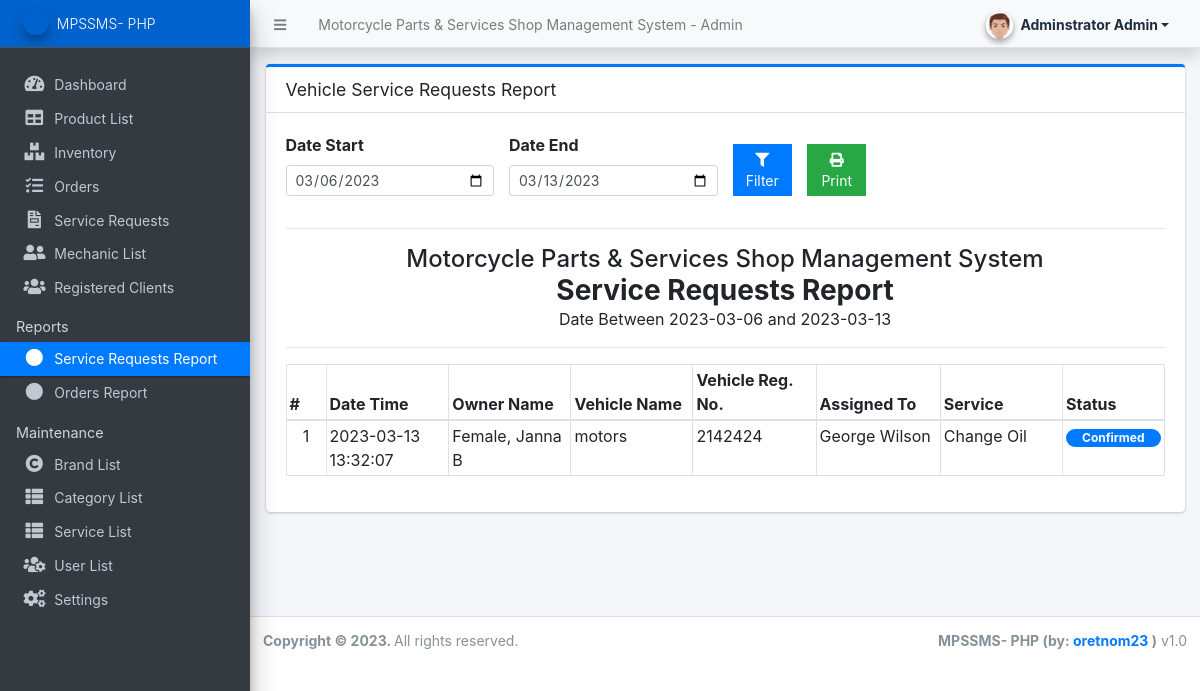
/admin/?page=report/service_requests (signed in), run on the app's committed database.
### tables this page shows
CREATE TABLE `service_list` (
  `id` int(30) NOT NULL,
  `service` text NOT NULL,
  `description` text NOT NULL,
  `status` tinyint(4) NOT NULL DEFAULT 1,
  `delete_flag` tinyint(1) NOT NULL DEFAULT 0,
  `date_created` datetime NOT NULL DEFAULT current_timestamp()
);

CREATE TABLE `service_requests` (
  `id` int(30) NOT NULL,
  `client_id` int(30) NOT NULL,
  `service_type` text NOT NULL,
  `mechanic_id` int(30) DEFAULT NULL,
  `status` tinyint(1) NOT NULL DEFAULT 0,
  `date_created` datetime NOT NULL DEFAULT current_timestamp()
);

### classes/DBConnection.php (called while the page is built, shortened)
<?php
class DBConnection{
    private $host = DB_SERVER;
    private $username = DB_USERNAME;
    private $password = DB_PASSWORD;
    private $database = DB_NAME;
    public $conn;
    public function __construct(){
        if (!isset($this->conn)) {
            $this->conn = new mysqli($this->host, $this->username, $this->password, $this->database);
        }
    }
}
?>

### classes/SystemSettings.php (called while the page is built, shortened)
<?php
class SystemSettings extends DBConnection{
	function info($field=''){
		if(!empty($field)){
			if(isset($_SESSION['system_info'][$field]))
				return $_SESSION['system_info'][$field];
			else
				return false;
		}else{
			return false;
		}
	}
}
$_settings = new SystemSettings();
?>

### admin/report/service_requests.php (the view, shortened to what this page needs)
<?php
$date_start = isset($_GET['date_start']) ? $_GET['date_start'] :  date("Y-m-d",strtotime(date("Y-m-d")." -7 days")) ;
$date_end = isset($_GET['date_end']) ? $_GET['date_end'] :  date("Y-m-d") ;
?>
<div class="card card-primary card-outline">
    <div class="card-header">
        <h5 class="card-title">Vehicle Service Requests Report</h5>
    </div>
    <div class="card-body">
        <form id="filter-form">
            <div class="row align-items-end">
                <div class="form-group col-md-3">
                    <label for="date_start">Date Start</label>
                    <input type="date" class="form-control form-control-sm" name="date_start" value="<?php echo date("Y-m-d",strtotime($date_start)) ?>">
                </div>
                <div class="form-group col-md-3">
                    <label for="date_start">Date End</label>
                    <input type="date" class="form-control form-control-sm" name="date_end" value="<?php echo date("Y-m-d",strtotime($date_end)) ?>">
                </div>
                <div class="form-group col-md-1">
                    <button class="btn btn-flat btn-block btn-primary btn-sm"><i class="fa fa-filter"></i> Filter</button>
                </div>
                <div class="form-group col-md-1">
                    <button class="btn btn-flat btn-block btn-success btn-sm" type="button" id="printBTN"><i class="fa fa-print"></i> Print</button>
                </div>
            </div>
        </form>
        <hr>
        <div id="printable">
            <div>
                <h4 class="text-center m-0"><?php echo $_settings->info('name') ?></h4>
                <h3 class="text-center m-0"><b>Service Requests Report</b></h3>
                <p class="text-center m-0">Date Between <?php echo $date_start ?> and <?php echo $date_end ?></p>
                <hr>
            </div>
            <table class="table table-bordered">
                <colgroup>
                    <col width="5%">
                    <col width="15%">
                    <col width="15%">
                    <col width="15%">
                    <col width="15%">
                    <col width="15%">
                    <col width="15%">
                </colgroup>
                <thead>
                    <tr>
                        <th>#</th>
                        <th>Date Time</th>
                        <th>Owner Name</th>
                        <th>Vehicle Name</th>
                        <th>Vehicle Reg. No.</th>
                        <th>Assigned To</th>
                        <th>Service</th>
                        <th>Status</th>
                    </tr>
                </thead>
                <tbody>
                    <?php
                    $i = 1;
                        $mechanic = $conn->query("SELECT * FROM mechanics_list");
                        $result = $mechanic->fetch_all(MYSQLI_ASSOC);
                        $mech_arr = array_column($result,'name','id');
                        $where = "where date(s.date_created) between '{$date_start}' and '{$date_end}'";
                        $qry = $conn->query("SELECT s.*,CONCAT(c.lastname,', ',c.firstname,' ',c.middlename) as fullname from service_requests s inner join client_list c on s.client_id = c.id {$where} order by unix_timestamp(s.date_created) desc");
                        while($row = $qry->fetch_assoc()):
                        $meta = $conn->query("SELECT * FROM request_meta where request_id = '{$row['id']}'");
                        while($mrow = $meta->fetch_assoc()){
                            $row[$mrow['meta_field']] =$mrow['meta_value'];
                        }
                        $services  = $conn->query("SELECT * FROM service_list where id in ({$row['service_id']}) ");
                        while($srow = $services->fetch_assoc()):
                    ?>
                    <tr>
                        <td class="text-center"><?php echo $i++ ?></td>
                        <td><?php echo $row['date_created'] ?></td>
                        <td><?php echo $row['fullname'] ?></td>
                        <td><?php echo $row['vehicle_name'] ?></td>
                        <td><?php echo $row['vehicle_registration_number'] ?></td>
                        <td><?php echo !empty($row['mechanic_id']) && isset($mech_arr[$row['mechanic_id']]) ? $mech_arr[$row['mechanic_id']] : "N/A" ?></td>
                        <td><?php echo $srow['service'] ?></td>
                        <td class='text-center'>
                            <?php if($row['status'] == 1): ?>
                                <span class="badge badge-primary rounded-pill px-3">Confirmed</span>
                            <?php elseif($row['status'] == 2): ?>
                                <span class="badge badge-warning rounded-pill px-3">On-progress</span>
                            <?php elseif($row['status'] == 3): ?>
                                <span class="badge badge-success rounded-pill px-3">Done</span>
                            <?php elseif($row['status'] == 4): ?>
                                <span class="badge badge-danger rounded-pill px-3">Cancelled</span>
                            <?php else: ?>
                                <span class="badge badge-secondary rounded-pill px-3">Pending</span>
                            <?php endif; ?>
                        </td>
                    </tr>
                    <?php endwhile; ?>
                    <?php endwhile; ?>
                </tbody>
            </table>
        </div>
    </div>
</div>

### admin/report/service_requests.php (style rules this page uses)
table td,table th { padding: 3px !important; }

### data on the page
service_requests: date_created "2023-03-13 13:32:07", mechanic "George Wilson"
service_list: fullname "Female, Janna B", vehicle_name "motors", vehicle_registration_number "2142424", service "Change Oil"

### other printed values
$_settings->info('name') "Motorcycle Parts & Services Shop Management System"
$_settings->userdata('firstname').' '.$_settings->userdata('lastname') "Adminstrator Admin"
$_settings->info('short_name') "MPSSMS- PHP"
$date_start "2023-03-06"
$date_end "2023-03-13"
